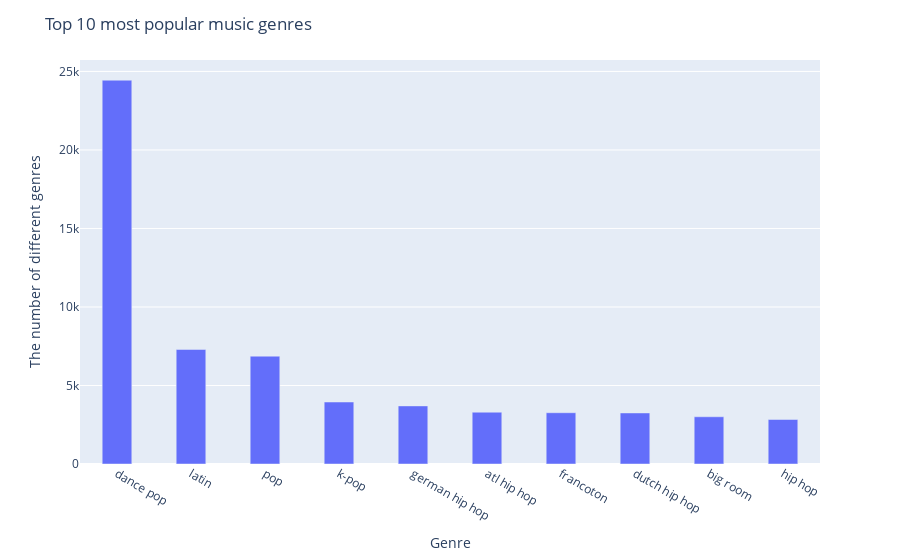

The notebook cell saved with this chart:
### Code cell
genre_counts = df['Genre'].value_counts().nlargest(10)
fig = px.bar(x=genre_counts.index, y=genre_counts, labels={'x':'Genre', 'y':'The number of different genres'})
fig.update_layout(title='Top 10 most popular music genres')
fig.update_traces(width=0.4)
fig.show()

### Figure 1 — Plotly figure (JSON) as saved in the notebook; plotly's stock layout.template omitted (floating-point values rounded to 4 significant figures)
{"data": [{"alignmentgroup": "True", "hovertemplate": "Genre=%{x}<br>The number of different genres=%{y}<extra></extra>", "legendgroup": "", "marker": {"color": "#636efa", "pattern": {"shape": ""}}, "name": "", "offsetgroup": "", "orientation": "v", "showlegend": false, "textposition": "auto", "type": "bar", "width": 0.4, "x": ["dance pop", "latin", "pop", "k-pop", "german hip hop", "atl hip hop", "francoton", "dutch hip hop", "big room", "hip hop"], "xaxis": "x", "y": [24442, 7294, 6868, 3948, 3700, 3300, 3266, 3251, 3007, 2834], "yaxis": "y"}], "layout": {"autosize": true, "barmode": "relative", "legend": {"tracegroupgap": 0}, "margin": {"t": 60}, "title": {"text": "Top 10 most popular music genres"}, "xaxis": {"anchor": "y", "autorange": true, "domain": [0, 1], "range": [-0.5, 9.5], "title": {"text": "Genre"}, "type": "category"}, "yaxis": {"anchor": "x", "autorange": true, "domain": [0, 1], "range": [0, 25730.0], "title": {"text": "The number of different genres"}, "type": "linear"}}}
